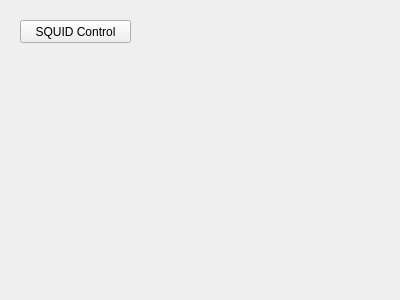
<?xml version="1.0" encoding="UTF-8"?>
<ui version="4.0">
 <class>BabyMEGSetupBabyMegWidget</class>
 <widget class="QWidget" name="BabyMEGSetupBabyMegWidget">
  <property name="geometry">
   <rect>
    <x>0</x>
    <y>0</y>
    <width>400</width>
    <height>300</height>
   </rect>
  </property>
  <property name="windowTitle">
   <string>BabyMEG Configuration</string>
  </property>
  <widget class="QPushButton" name="m_qPushButton_SquidCtrl">
   <property name="geometry">
    <rect>
     <x>20</x>
     <y>20</y>
     <width>111</width>
     <height>23</height>
    </rect>
   </property>
   <property name="text">
    <string>SQUID Control</string>
   </property>
  </widget>
 </widget>
 <resources/>
 <connections/>
</ui>
